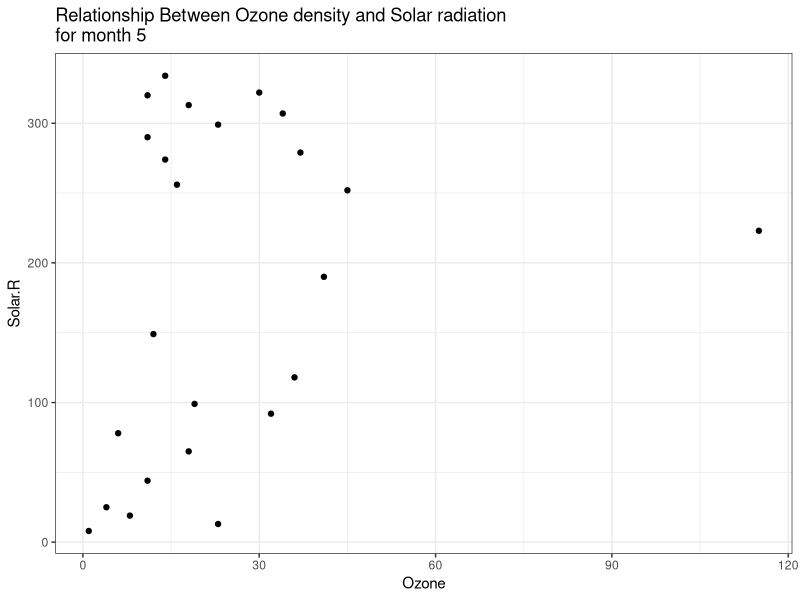
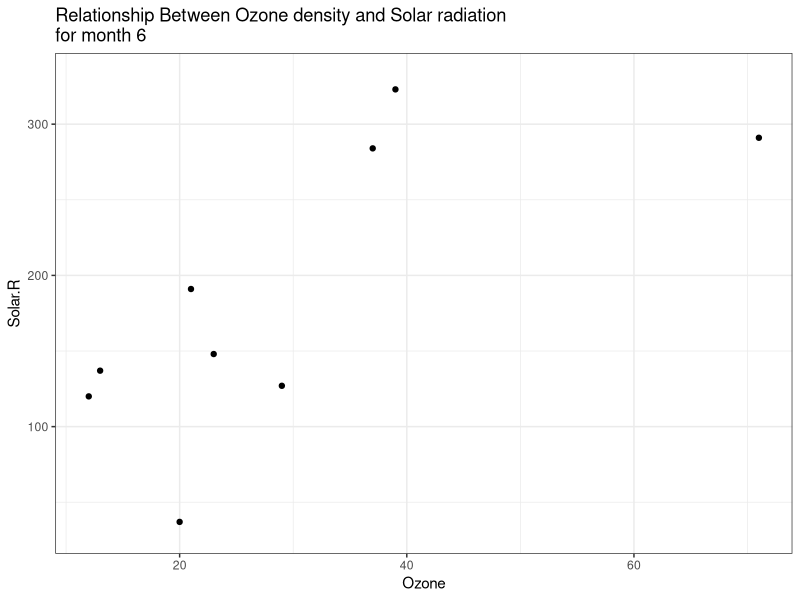
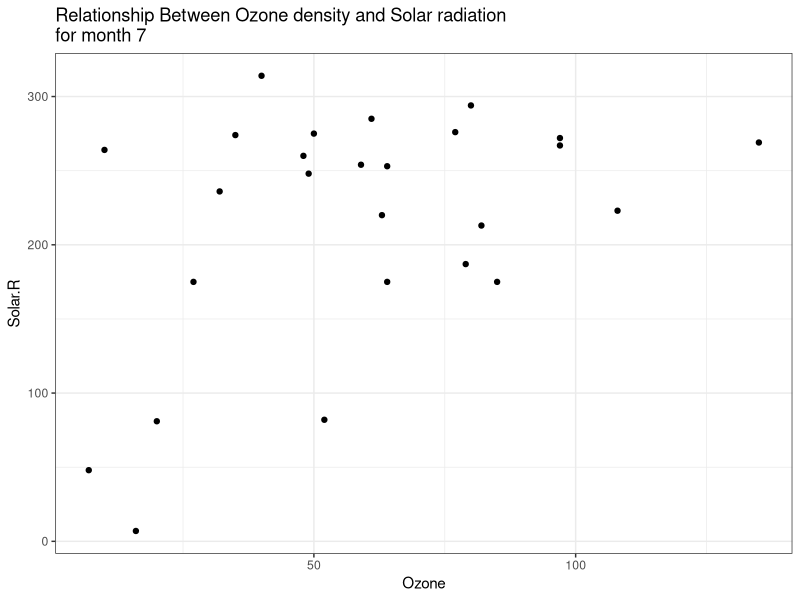
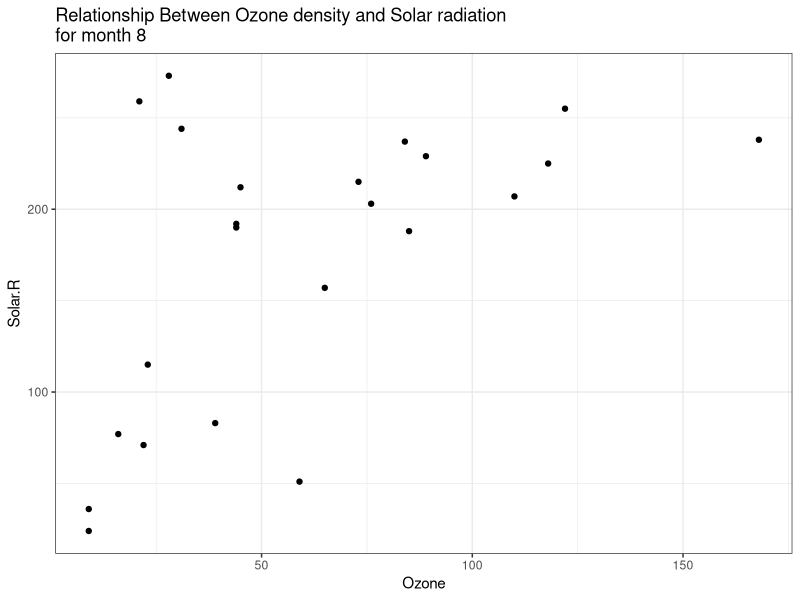
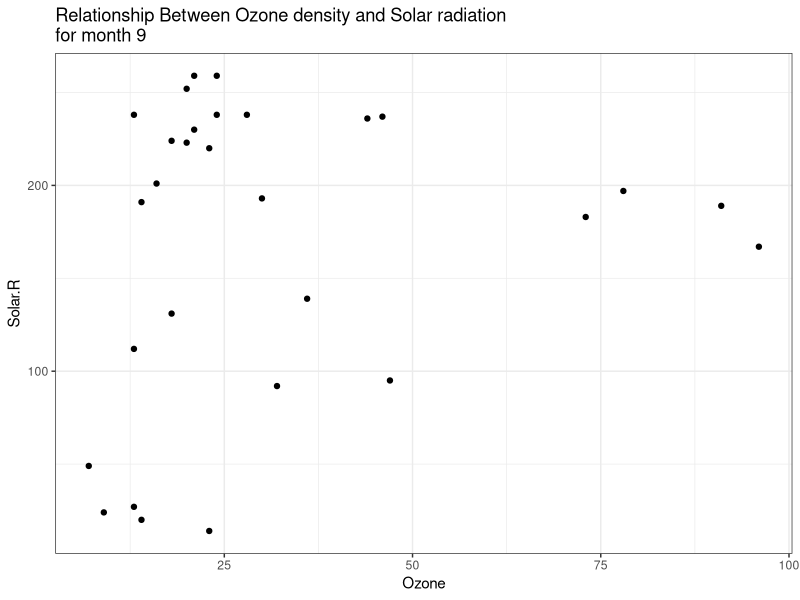
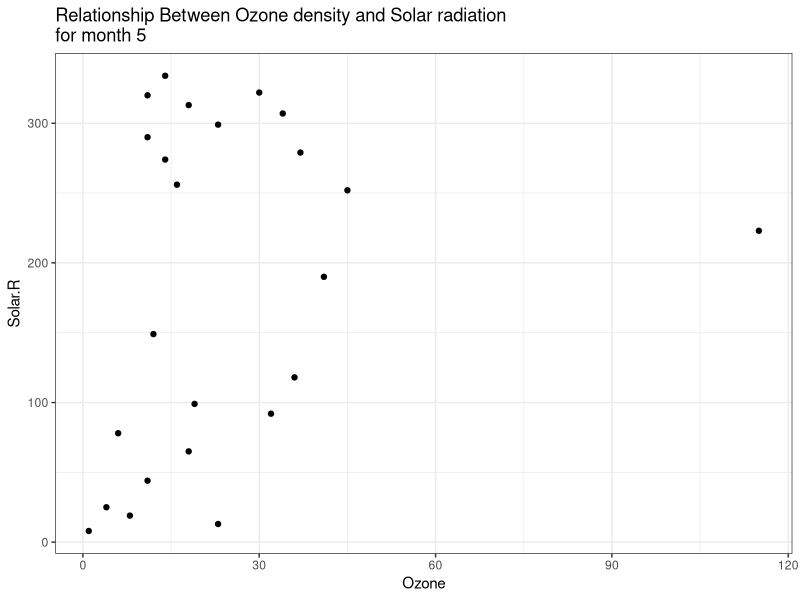
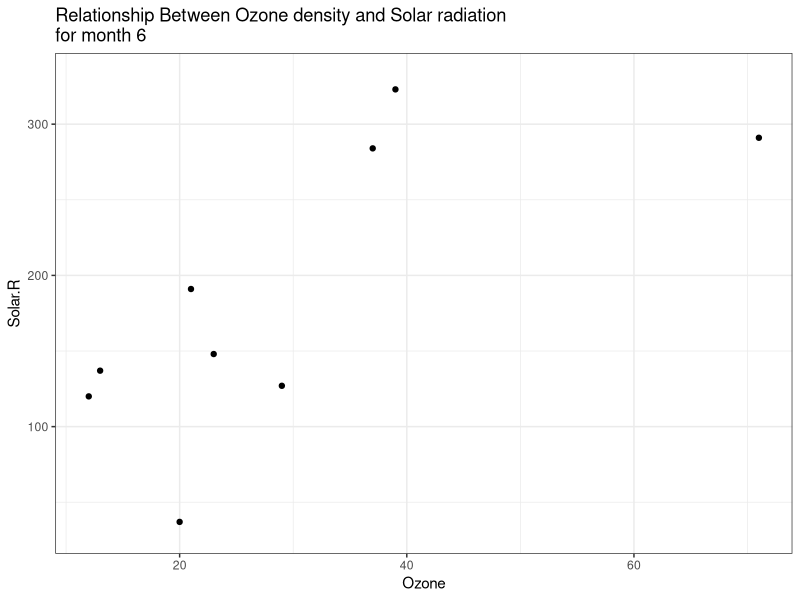
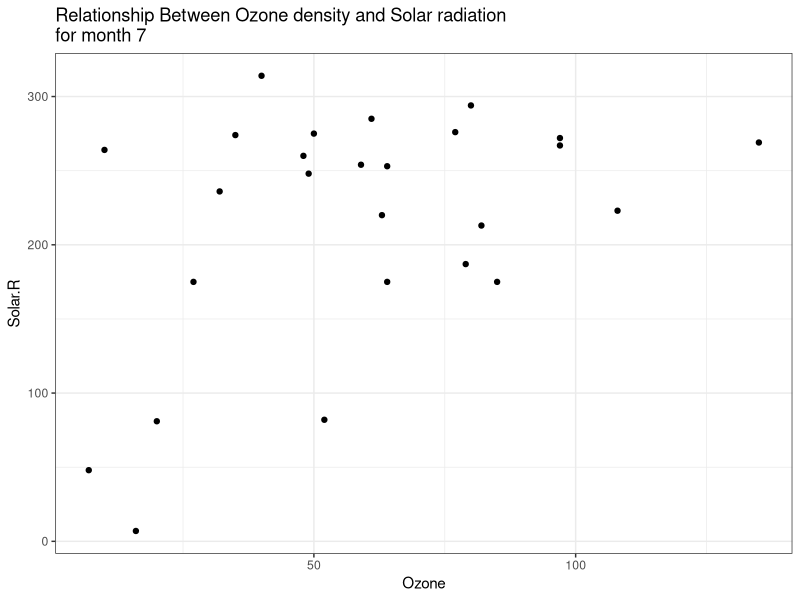

Recreate these plots in R, in order.
## ---- chunk 1
knitr::opts_chunk$set(echo = TRUE)
library(tidyverse)
library(here)
## ---- chunk 2
set.seed(123) # Set random number generation

m <- lm(mpg ~ hp + cyl + drat, mtcars)

l <- list(a = list(m = matrix(1:12, ncol = 3),
              	   v = 1:7),
          b = data.frame(student = 1:15,
                         score = rnorm(15, 100, 10)))

summary(m)
## ---- chunk 3

## ---- chunk 4

## ---- chunk 5


## ---- chunk 6

## ---- chunk 7

## ---- chunk 8
aq <- (airquality)
by_month <- split(aq, aq$Month)
str(by_month)
## ---- chunk 9

## ---- chunk 10
lapply(by_month, function(x) mean(x$Ozone, na.rm=TRUE))

sapply(by_month, function(x) mean(x$Ozone, na.rm = TRUE))

vapply(by_month, function(x) {mean(x$Ozone, na.rm = TRUE)}, double(1))
## ---- chunk 11
#lapply ggplot to Ozone and Solar.R columns for each name
q6plots<- lapply(names(by_month), function(x) {
          ggplot(by_month[[x]], aes(Ozone, Solar.R)) +
            geom_point() +
            ggtitle(paste("Relationship Between Ozone density and Solar radiation \nfor month", names(by_month[x]))) +
            theme_bw()
 }
  )
q6plots

# #for loop, not need
# sol_ozone <- vector("list", length(by_month))
# for(i in seq_along(sol_ozone)) {
#   sol_ozone[[i]] <- by_month[[i]][,1:2]
# }
# str(sol_ozone)
# plot(sol_ozone[[1]])


## ---- chunk 12
#Directory specification
plots <- here::here("q6plots", paste0("month", names(by_month), ".png"))
plots

#Save to file
for (i in seq_along(q6plots)) {
  ggsave(plots[i],
         q6plots[[i]],
         device = "png",
         width = 6.5,
         height = 8)
}
